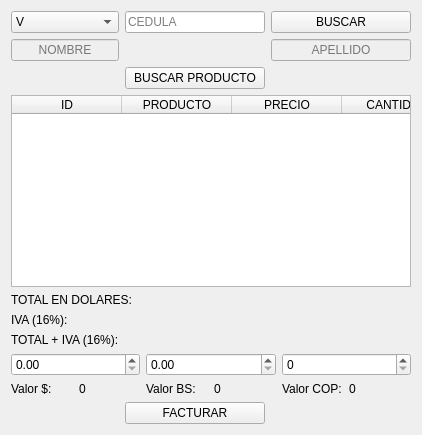
         <widget class="QWidget" name="vista_facturar">
          <layout class="QVBoxLayout" name="verticalLayout_13">
           <item>
            <layout class="QGridLayout" name="gridLayout_4">
             <item row="7" column="0" colspan="3">
              <layout class="QGridLayout" name="gridLayout_5">
               <item row="1" column="4">
                <widget class="QLabel" name="label_cop_facturar">
                 <property name="text">
                  <string>Valor COP:</string>
                 </property>
                </widget>
               </item>
               <item row="1" column="1">
                <widget class="QLabel" name="label_dolar">
                 <property name="cursor">
                  <cursorShape>PointingHandCursor</cursorShape>
                 </property>
                 <property name="text">
                  <string>0</string>
                 </property>
                </widget>
               </item>
               <item row="1" column="0">
                <widget class="QLabel" name="label_dolar_facturar">
                 <property name="text">
                  <string>Valor $:</string>
                 </property>
                </widget>
               </item>
               <item row="1" column="2">
                <widget class="QLabel" name="label_bs_facturar">
                 <property name="text">
                  <string>Valor BS:</string>
                 </property>
                </widget>
               </item>
               <item row="0" column="0" colspan="2">
                <widget class="QDoubleSpinBox" name="double_dolares_facturar">
                 <property name="cursor">
                  <cursorShape>PointingHandCursor</cursorShape>
                 </property>
                 <property name="maximum">
                  <double>999999999.990000009536743</double>
                 </property>
                </widget>
               </item>
               <item row="1" column="3">
                <widget class="QLabel" name="label_bs">
                 <property name="cursor">
                  <cursorShape>PointingHandCursor</cursorShape>
                 </property>
                 <property name="text">
                  <string>0</string>
                 </property>
                </widget>
               </item>
               <item row="1" column="5">
                <widget class="QLabel" name="label_cop">
                 <property name="cursor">
                  <cursorShape>PointingHandCursor</cursorShape>
                 </property>
                 <property name="text">
                  <string>0</string>
                 </property>
                </widget>
               </item>
               <item row="0" column="2" colspan="2">
                <widget class="QDoubleSpinBox" name="double_bs_facturar">
                 <property name="cursor">
                  <cursorShape>PointingHandCursor</cursorShape>
                 </property>
                 <property name="maximum">
                  <double>999999999.990000009536743</double>
                 </property>
                </widget>
               </item>
               <item row="0" column="4" colspan="2">
                <widget class="QSpinBox" name="spin_cop_facturar">
                 <property name="cursor">
                  <cursorShape>PointingHandCursor</cursorShape>
                 </property>
                 <property name="minimum">
                  <number>0</number>
                 </property>
                 <property name="maximum">
                  <number>999999999</number>
                 </property>
                 <property name="singleStep">
                  <number>1000</number>
                 </property>
                 <property name="displayIntegerBase">
                  <number>10</number>
                 </property>
                </widget>
               </item>
              </layout>
             </item>
             <item row="1" column="2">
              <widget class="QLineEdit" name="line_apellido_facturar">
               <property name="enabled">
                <bool>false</bool>
               </property>
               <property name="text">
                <string/>
               </property>
               <property name="alignment">
                <set>Qt::AlignmentFlag::AlignCenter</set>
               </property>
               <property name="placeholderText">
                <string>APELLIDO</string>
               </property>
              </widget>
             </item>
             <item row="3" column="0" colspan="3">
              <widget class="QTableWidget" name="table_productos_facturar">
               <property name="enabled">
                <bool>true</bool>
               </property>
               <property name="horizontalScrollBarPolicy">
                <enum>Qt::ScrollBarPolicy::ScrollBarAlwaysOff</enum>
               </property>
               <property name="editTriggers">
                <set>QAbstractItemView::EditTrigger::NoEditTriggers</set>
               </property>
               <attribute name="horizontalHeaderCascadingSectionResizes">
                <bool>false</bool>
               </attribute>
               <attribute name="horizontalHeaderDefaultSectionSize">
                <number>110</number>
               </attribute>
               <attribute name="horizontalHeaderStretchLastSection">
                <bool>true</bool>
               </attribute>
               <attribute name="verticalHeaderVisible">
                <bool>false</bool>
               </attribute>
               <column>
                <property name="text">
                 <string>ID</string>
                </property>
               </column>
               <column>
                <property name="text">
                 <string>PRODUCTO</string>
                </property>
               </column>
               <column>
                <property name="text">
                 <string>PRECIO</string>
                </property>
               </column>
               <column>
                <property name="text">
                 <string>CANTIDAD</string>
                </property>
               </column>
               <column>
                <property name="text">
                 <string>SUBTOTAL</string>
                </property>
               </column>
              </widget>
             </item>
             <item row="2" column="1">
              <widget class="QPushButton" name="boton_buscar_producto_facturar">
               <property name="minimumSize">
                <size>
                 <width>140</width>
                 <height>0</height>
                </size>
               </property>
               <property name="cursor">
                <cursorShape>PointingHandCursor</cursorShape>
               </property>
               <property name="text">
                <string>BUSCAR PRODUCTO</string>
               </property>
              </widget>
             </item>
             <item row="8" column="1">
              <widget class="QPushButton" name="boton_facturar">
               <property name="minimumSize">
                <size>
                 <width>140</width>
                 <height>0</height>
                </size>
               </property>
               <property name="cursor">
                <cursorShape>PointingHandCursor</cursorShape>
               </property>
               <property name="text">
                <string>FACTURAR</string>
               </property>
              </widget>
             </item>
             <item row="1" column="0">
              <widget class="QLineEdit" name="line_nombre_facturar">
               <property name="enabled">
                <bool>false</bool>
               </property>
               <property name="text">
                <string/>
               </property>
               <property name="alignment">
                <set>Qt::AlignmentFlag::AlignCenter</set>
               </property>
               <property name="placeholderText">
                <string>NOMBRE</string>
               </property>
              </widget>
             </item>
             <item row="4" column="0" colspan="2">
              <widget class="QLabel" name="label_total">
               <property name="text">
                <string>TOTAL EN DOLARES:</string>
               </property>
              </widget>
             </item>
             <item row="0" column="1">
              <widget class="QLineEdit" name="line_cedula_facturar">
               <property name="placeholderText">
                <string>CEDULA</string>
               </property>
              </widget>
             </item>
             <item row="0" column="0">
              <widget class="QComboBox" name="combo_nacionalidad_facturar">
               <property name="cursor">
                <cursorShape>PointingHandCursor</cursorShape>
               </property>
               <item>
                <property name="text">
                 <string>V</string>
                </property>
               </item>
               <item>
                <property name="text">
                 <string>E</string>
                </property>
               </item>
              </widget>
             </item>
             <item row="0" column="2" alignment="Qt::AlignmentFlag::AlignBottom">
              <widget class="QPushButton" name="boton_buscar_cliente_facturar">
               <property name="minimumSize">
                <size>
                 <width>140</width>
                 <height>0</height>
                </size>
               </property>
               <property name="cursor">
                <cursorShape>PointingHandCursor</cursorShape>
               </property>
               <property name="text">
                <string>BUSCAR</string>
               </property>
              </widget>
             </item>
             <item row="6" column="0" colspan="2">
              <widget class="QLabel" name="label_total_iva">
               <property name="text">
                <string>TOTAL + IVA (16%): </string>
               </property>
              </widget>
             </item>
             <item row="5" column="0" colspan="2">
              <widget class="QLabel" name="label_iva">
               <property name="text">
                <string>IVA (16%):</string>
               </property>
              </widget>
             </item>
            </layout>
           </item>
          </layout>
         </widget>
